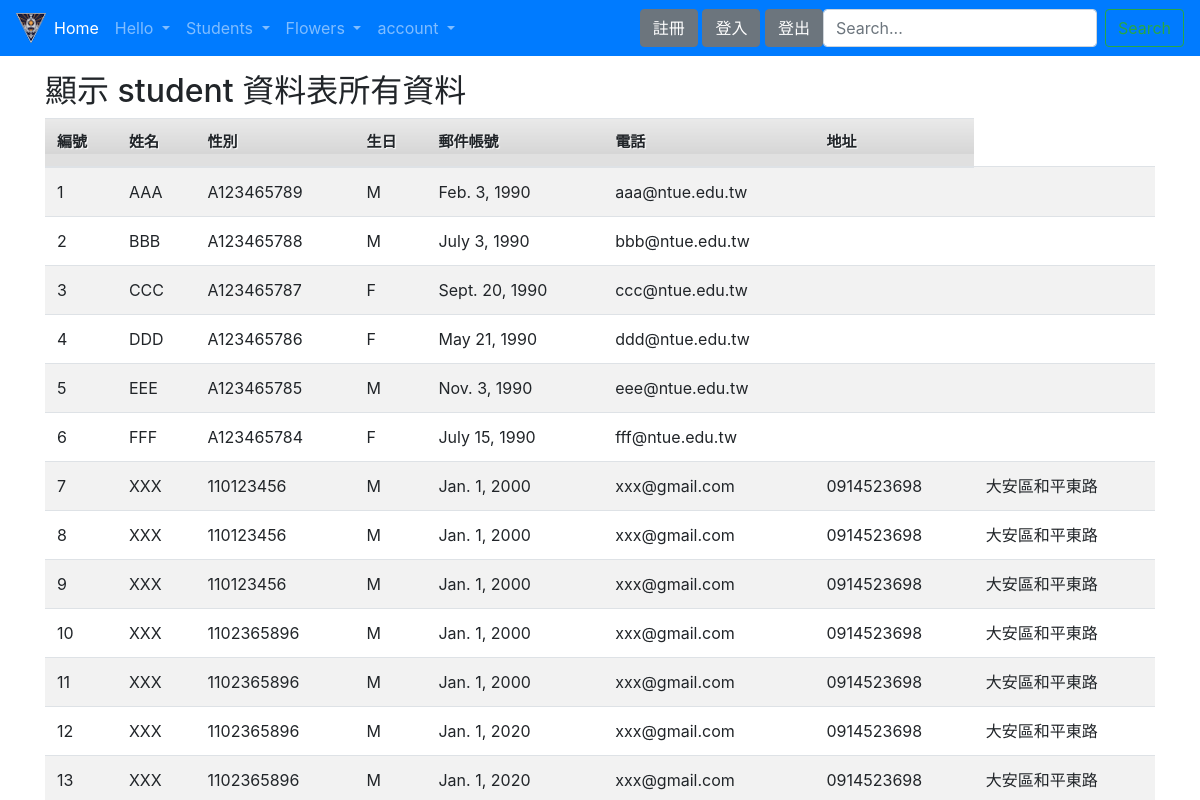
/listall/, run on the app's committed database.
### students/models.py (models this page shows, shortened)
class student(models.Model):
	stdName = models.CharField(max_length=50, null=False)
	stdID = models.CharField(max_length=10, null=False)
	stdSex = models.CharField(max_length=2, default="M", null=False)
	stdBirth = models.DateField(null=False)
	stdEmail = models.EmailField(max_length=100, blank=True, default="")
	stdPhone = models.CharField(max_length=20, blank=True, default="")
	stdAddress = models.CharField(max_length=255, blank=True, default="")

### students/views.py (the view)
# urls.py: path('listall/', listall),
def listall(request):
    allStudents = student.objects.all().order_by('id')  #讀取資料表, 依 id 遞增排序
    return render(request, "student/listall.html", locals())

### templates/student/listall.html (shortened to what this page needs)
{% extends "base.html" %}
{% block content %}
<br>
<br>
<br>
		<h2>顯示 student 資料表所有資料</h2>
		<table class="table table-striped">
			<thead>
    			<tr>
					<th scope="col">編號</th>
					<th scope="col">姓名</th>
					<th scope="col">性別</th>
					<th scope="col">生日</th>
					<th scope="col">郵件帳號</th>
					<th scope="col">電話</th>
					<th scope="col">地址</th>
				</tr>
  			</thead>
  			<tbody>
			{% for student in allStudents %}
				<tr scope="row">
					<td>{{ student.id }} </td>
					<td>{{ student.stdName }} </td>
					<td>{{ student.stdID }} </td>
					<td>{{ student.stdSex}} </td>
					<td>{{ student.stdBirth }} </td>
					<td>{{ student.stdEmail }} </td>
					<td>{{ student.stdPhone}} </td>
					<td>{{ student.stdAddress }} </td>
				</tr>
			{% endfor %}
			</tbody>
		</table>
{% endblock %}

### templates/base.html (shortened to what this page needs)
<!DOCTYPE html>
<html lang="en">
<head>
    {% load static %}
    <link href="{% static 'css/style.css' %}" rel="stylesheet" type="text/css" />
    <link rel="stylesheet" href="https://cdn.jsdelivr.net/npm/bootstrap@4.6.2/dist/css/bootstrap.min.css">
</head>
<body>
    <div class="container">
        <nav class="navbar navbar-expand-lg navbar-dark bg-primary fixed-top">
            <img src="{% static 'images/ntue.png' %}" width="30" height="30" class="d-inline-block align-top" alt="NTUE">
            <div class="collapse navbar-collapse" id="navbarsExampleDefault">
                <ul class="navbar-nav mr-auto">
                    <li class="nav-item active">
                        <a class="nav-link" href="/">Home <span class="sr-only">(current)</span></a>
                    </li>
                    <li class="nav-item dropdown">
                        <a class="nav-link dropdown-toggle" href="#" role="button" data-toggle="dropdown" aria-expanded="false">
                          Hello
                        </a>
                    </li>
                    <li class="nav-item dropdown">
                        <a class="nav-link dropdown-toggle" href="#" role="button" data-toggle="dropdown" aria-expanded="false">
                          Students
                        </a>
                    </li>
                    <li class="nav-item dropdown">
                        <a class="nav-link dropdown-toggle" href="#" role="button" data-toggle="dropdown" ariaexpanded="false">
                          Flowers
                        </a>
                    </li>
                    <li class="nav-item dropdown">
                        <a class="nav-link dropdown-toggle" href="#" role="button" data-toggle="dropdown" ariaexpanded="false">
                          account
                        </a>
                    </li>
                </ul>
                <li class="nav-item active">
                        <a class="btn btn-secondary" href="/accounts/signup/">註冊</a>
                        <a class="btn btn-secondary" href="/accounts/login/">登入</a>
                        <a class="btn btn-secondary" href="/accounts/logout/">登出</a>
                </li>
            </div>
                <form action="/flower/" method="get" class="form-inline mt-2 mt-md-0">
                <input id="q" name="q" value="{{ request.GET.q }}" class="form-control mr-sm-2" type="text" placeholder="Search..." aria-label="Search">
                <button class="btn btn-outline-success my-2 my-sm-0" type="submit">Search</button>
            </form>
        </nav>
    </div>
    <main role="main" class="container">
        <div id="content">
            {% block content %}{% endblock %}
        </div>
    </main>
</body>
</html>

### static/css/style.css (style rules this page uses)
html, body { height: 100%; }
body { height: 100%; font-family: Arial, Helvetica, sans-serif; font-size: 13px; margin: 0; padding: 0; background:#eaeaea }
ul, li { list-style: none; padding: 0; margin: 0; }
img { border: none; }
h1, h2, h3, h4, h5 { padding: 0; margin: 0; }
table { border-collapse: collapse; }
th,td { padding: 8px; }
th { background: #E0E0E0 url(images/bg_th.png) repeat-x top; text-shadow: 1px 1px 1px #fff; font-size: 15px; }

### data on the page
student: id "1", stdName "AAA", stdID "A123465789", stdSex "M", stdBirth "Feb. 3, 1990", stdEmail "aaa@ntue.edu.tw"
student: id "2", stdName "BBB", stdID "A123465788", stdSex "M", stdBirth "July 3, 1990", stdEmail "bbb@ntue.edu.tw"
student: id "3", stdName "CCC", stdID "A123465787", stdSex "F", stdBirth "Sept. 20, 1990", stdEmail "ccc@ntue.edu.tw"
student: id "4", stdName "DDD", stdID "A123465786", stdSex "F", stdBirth "May 21, 1990", stdEmail "ddd@ntue.edu.tw"
student: id "5", stdName "EEE", stdID "A123465785", stdSex "M", stdBirth "Nov. 3, 1990", stdEmail "eee@ntue.edu.tw"
student: id "6", stdName "FFF", stdID "A123465784", stdSex "F", stdBirth "July 15, 1990", stdEmail "fff@ntue.edu.tw"
student: id "7", stdName "XXX", stdID "110123456", stdSex "M", stdBirth "Jan. 1, 2000", stdEmail "xxx@gmail.com", stdPhone "0914523698", stdAddress "大安區和平東路"
student: id "8", stdName "XXX", stdID "110123456", stdSex "M", stdBirth "Jan. 1, 2000", stdEmail "xxx@gmail.com", stdPhone "0914523698", stdAddress "大安區和平東路"
student: id "9", stdName "XXX", stdID "110123456", stdSex "M", stdBirth "Jan. 1, 2000", stdEmail "xxx@gmail.com", stdPhone "0914523698", stdAddress "大安區和平東路"
student: id "10", stdName "XXX", stdID "1102365896", stdSex "M", stdBirth "Jan. 1, 2000", stdEmail "xxx@gmail.com", stdPhone "0914523698", stdAddress "大安區和平東路"
student: id "11", stdName "XXX", stdID "1102365896", stdSex "M", stdBirth "Jan. 1, 2000", stdEmail "xxx@gmail.com", stdPhone "0914523698", stdAddress "大安區和平東路"
student: id "12", stdName "XXX", stdID "1102365896", stdSex "M", stdBirth "Jan. 1, 2020", stdEmail "xxx@gmail.com", stdPhone "0914523698", stdAddress "大安區和平東路"
student: id "13", stdName "XXX", stdID "1102365896", stdSex "M", stdBirth "Jan. 1, 2020", stdEmail "xxx@gmail.com", stdPhone "0914523698", stdAddress "大安區和平東路"
